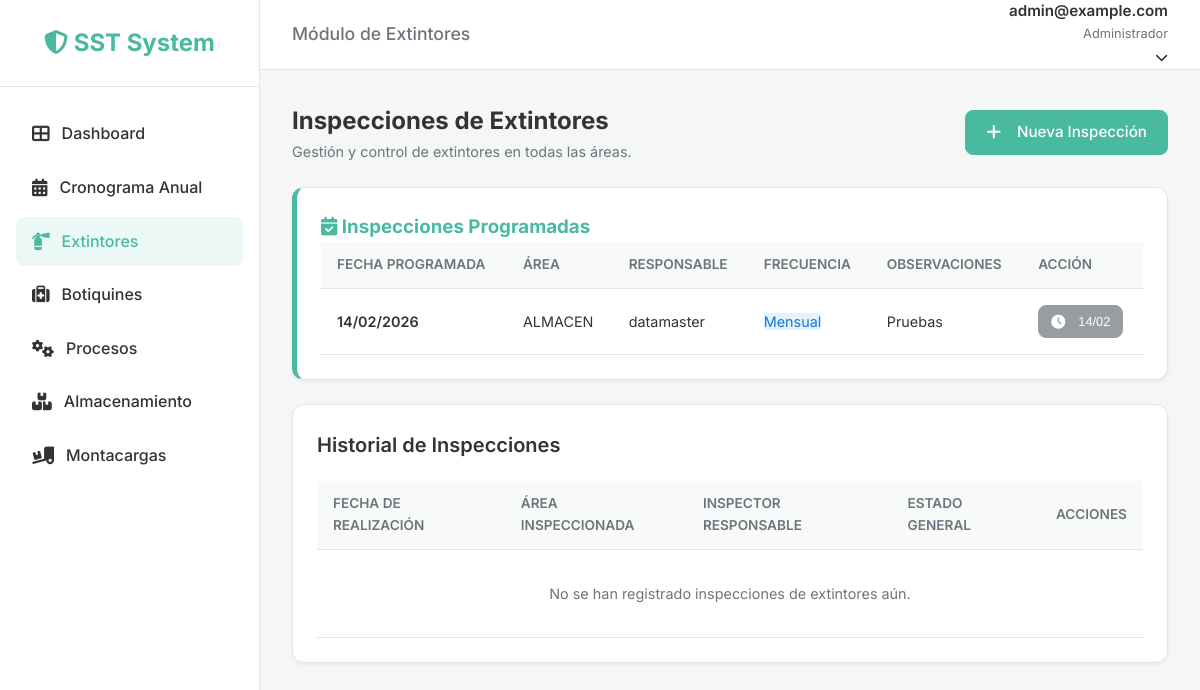
Before: /inspections/extinguishers/ (signed in) with the older database file.
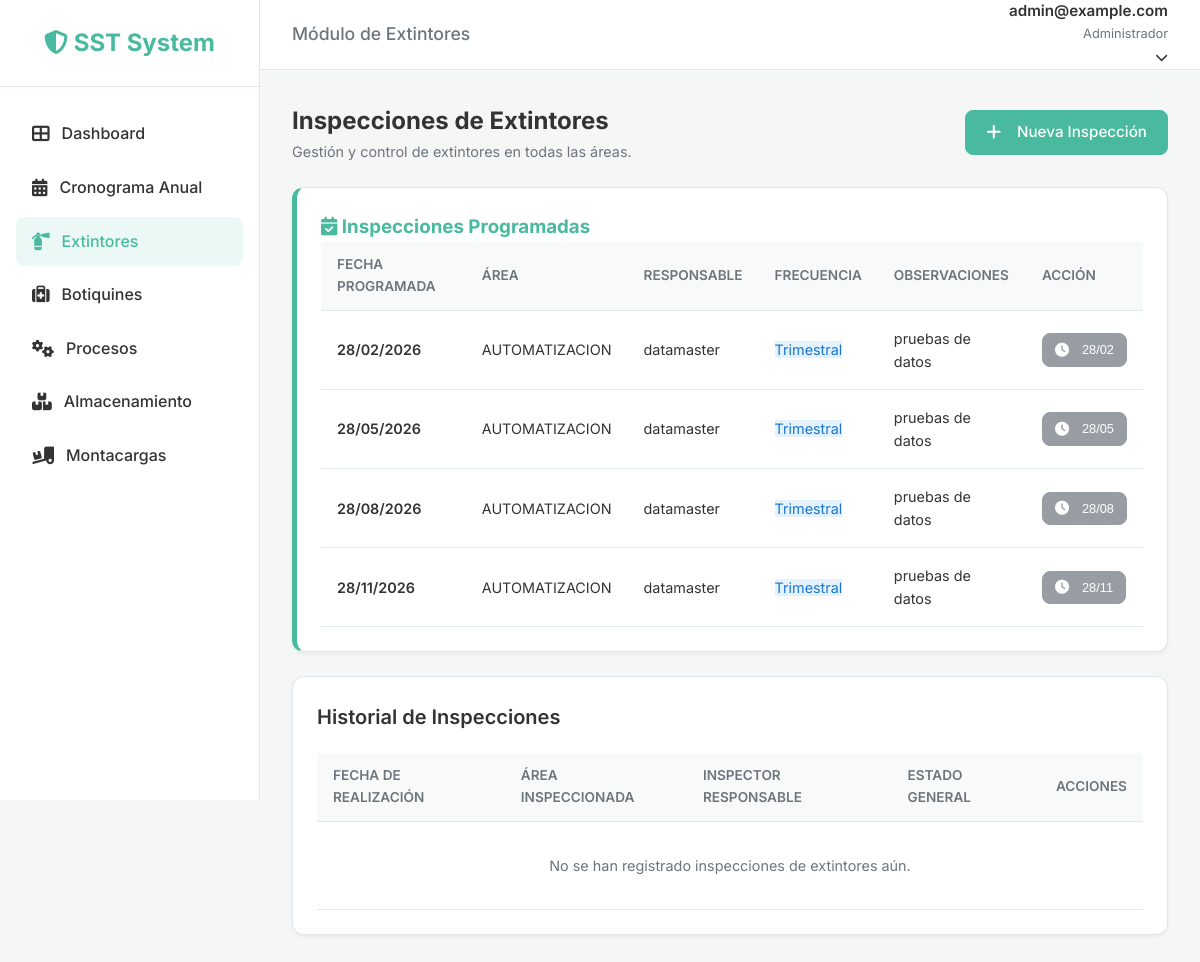
After: the same page with the newer database file.
### users/models.py (models this page shows, shortened)
class CustomUser(AbstractUser):
    email = models.EmailField(unique=True)
    document_number = models.CharField(max_length=20, blank=True, null=True)
    role = models.ForeignKey('roles.Role', on_delete=models.SET_NULL, null=True, blank=True,
                             related_name='users', verbose_name='Rol')
    updated_at = models.DateTimeField(auto_now=True)
    USERNAME_FIELD = 'email'
    REQUIRED_FIELDS = ['username', 'first_name', 'last_name']

### inspections/models.py (models this page shows, shortened)
class InspectionSchedule(models.Model):
    FREQUENCY_CHOICES = [
        ('Mensual', 'Mensual'),
        ('Bimestral', 'Bimestral'),
        ('Trimestral', 'Trimestral'),
        ('Cuatrimestral', 'Cuatrimestral'),
        ('Semestral', 'Semestral'),
        ('Anual', 'Anual'),
    ]
    STATUS_CHOICES = [
        ('Programada', 'Programada'),
        ('Realizada', 'Realizada'),
        ('Pendiente', 'Pendiente'),
    ]
    year = models.IntegerField(verbose_name="Año de Programación")
    area = models.ForeignKey(
        'Area',
        on_delete=models.PROTECT,
        verbose_name="Área a Inspeccionar",
        help_text="Seleccione el área donde se realizará la inspección"
    )
    inspection_type = models.CharField(max_length=200, verbose_name="Tipo de Inspección")
    frequency = models.CharField(max_length=20, choices=FREQUENCY_CHOICES, verbose_name="Frecuencia")
    scheduled_date = models.DateField(verbose_name="Fecha Programada")
    responsible = models.ForeignKey(
        settings.AUTH_USER_MODEL,
        on_delete=models.CASCADE,
        related_name='scheduled_inspections',
        verbose_name="Responsable"
    )
    status = models.CharField(
        max_length=20,
        choices=STATUS_CHOICES,
        default='Programada',
        verbose_name="Estado"
    )
    observations = models.TextField(blank=True, null=True, verbose_name="Observaciones")
    created_at = models.DateTimeField(auto_now_add=True)
    updated_at = models.DateTimeField(auto_now=True)
    class Meta:
        verbose_name = "Cronograma de Inspección"
        verbose_name_plural = "Cronogramas de Inspección"
        ordering = ['scheduled_date']

class Area(models.Model):
    class Meta:
        verbose_name = "Cronograma de Inspección"
        verbose_name_plural = "Cronogramas de Inspección"
        ordering = ['scheduled_date']
    """
    Standardized areas for the organization.
    Used across all inspection modules to ensure consistency.
    """
    name = models.CharField(max_length=200, unique=True, verbose_name="Nombre del Área")
    is_active = models.BooleanField(default=True, verbose_name="Activa")
    created_at = models.DateTimeField(auto_now_add=True)
    updated_at = models.DateTimeField(auto_now=True)
    class Meta:
        verbose_name = "Área"
        verbose_name_plural = "Áreas"
        ordering = ['name']
    def __str__(self):
        return self.name

### inspections/views.py (the view)
# urls.py: path('extinguishers/', ExtinguisherListView.as_view(), name='extinguisher_list'),
class ExtinguisherListView(LoginRequiredMixin, ScheduledInspectionsMixin, ListView):
    model = ExtinguisherInspection
    template_name = 'inspections/extinguisher_list.html'
    context_object_name = 'inspections'
    inspection_module_type = 'extinguisher'  # For ScheduledInspectionsMixin
    def get_queryset(self):
        qs = super().get_queryset()
        from django.utils import timezone
        current_year = timezone.now().year
        return qs.filter(inspection_date__year=current_year)
    def get_context_data(self, **kwargs):
        context = super().get_context_data(**kwargs)
        from django.utils import timezone
        current_year = timezone.now().year
        if 'scheduled_inspections' in context:
            context['scheduled_inspections'] = context['scheduled_inspections'].filter(scheduled_date__year=current_year)
        return context

### templates/inspections/extinguisher_list.html (shortened to what this page needs)
{% extends 'base.html' %}
{% block header_title %}Módulo de Extintores{% endblock %}
{% block content %}
<div class="dashboard-header">
    <div>
        <h1 style="font-size: 1.5rem; font-weight: 700;">Inspecciones de Extintores</h1>
        <p style="color: var(--text-light); font-size: 0.9rem;">Gestión y control de extintores en todas las áreas.</p>
    </div>
    <a href="{% url 'extinguisher_create' %}" class="btn btn-primary">
        <i class="fas fa-plus" style="margin-right: 8px;"></i> Nueva Inspección
    </a>
</div>
{% if scheduled_inspections %}
<div class="card" style="border-left: 5px solid #49BAA0;">
    <h3 class="inspection-section-title" style="color: #49BAA0; border-color: #49BAA0;"><i
            class="fas fa-calendar-check"></i>
        Inspecciones Programadas</h3>
    <div class="table-wrapper">
        <table>
            <thead>
                <tr>
                    <th>Fecha Programada</th>
                    <th>Área</th>
                    <th>Responsable</th>
                    <th>Frecuencia</th>
                    <th>Observaciones</th>
                    <th>Acción</th>
                </tr>
            </thead>
            <tbody>
                {% for item in scheduled_inspections %}
                <tr>
                    <td style="font-weight: 600;">{{ item.scheduled_date|date:"d/m/Y" }}</td>
                    <td>{{ item.area }}</td>
                    <td>{{ item.responsible.get_full_name|default:item.responsible.username }}</td>
                    <td><span class="badge" style="background: #e3f2fd; color: #1976d2;">{{ item.frequency }}</span>
                    </td>
                    <td>{{ item.observations|truncatewords:8|default:"—" }}</td>
                    <td>
                        {% if item.is_executable %}
                        <a href="{% url 'extinguisher_create' %}?schedule_item={{ item.pk }}" class="btn btn-primary"
                            style="padding: 6px 12px; font-size: 0.8rem;">
                            <i class="fas fa-play" style="margin-right: 5px;"></i> Ejecutar
                        </a>
                        {% else %}
                        <button class="btn btn-secondary disabled"
                            style="padding: 6px 12px; font-size: 0.8rem; cursor: not-allowed; opacity: 0.7;" disabled
                            title="Disponible el {{ item.scheduled_date|date:'d/m/Y' }}">
                            <i class="fas fa-clock" style="margin-right: 5px;"></i> {{ item.scheduled_date|date:"d/m" }}
                        </button>
                        {% endif %}
                    </td>
                </tr>
                {% endfor %}
            </tbody>
        </table>
    </div>
</div>
{% endif %}
<div class="card">
    <div class="card-header">
        <h3 class="card-title">Historial de Inspecciones</h3>
    </div>
    <div class="table-wrapper">
        <table>
            <thead>
                <tr>
                    <th>Fecha de Realización</th>
                    <th>Área Inspeccionada</th>
                    <th>Inspector Responsable</th>
                    <th>Estado General</th>
                    <th>Acciones</th>
                </tr>
            </thead>
            <tbody>
                {% for inspection in inspections %}
                <tr>
                    <td style="font-weight: 600;">{{ inspection.inspection_date|date:"d/m/Y" }}</td>
                    <td>{{ inspection.area }}</td>
                    <td>{{ inspection.inspector }}</td>
                    <td>
                        <span
                            class="compliance-badge {% if inspection.general_status == 'Cumple' %}badge-success{% else %}badge-warning{% endif %}"
                            style="font-size: 0.75rem;">
                            {{ inspection.general_status }}
                        </span>
                    </td>
                    <td>
                        <div style="display: flex; gap: 8px;">
                            <a href="{% url 'extinguisher_detail' inspection.pk %}" class="btn btn-sm"
                                style="background: #6c757d; color: white; padding: 6px 12px;" title="Ver Detalle"><i
                                    class="fas fa-eye"></i></a>
                            <a href="{% url 'extinguisher_edit' inspection.pk %}" class="btn btn-sm"
                                style="background: #49BAA0; color: white; padding: 6px 12px;" title="Editar"><i
                                    class="fas fa-edit"></i></a>
                        </div>
                    </td>
                </tr>
                {% empty %}
                <tr>
                    <td colspan="5" style="text-align: center; padding: 32px; color: var(--text-light);">No se han
                        registrado inspecciones de extintores aún.</td>
                </tr>
                {% endfor %}
            </tbody>
        </table>
    </div>
</div>
{% endblock %}

### templates/base.html (shortened to what this page needs)
{% load static %}
<!DOCTYPE html>
<html lang="es">
<head>
    <link rel="stylesheet" href="https://cdnjs.cloudflare.com/ajax/libs/font-awesome/6.4.0/css/all.min.css">
    <link rel="stylesheet" href="https://cdnjs.cloudflare.com/ajax/libs/toastr.js/latest/toastr.min.css">
    <link rel="stylesheet" href="{% static 'css/style.css' %}">
</head>
<body>
    {% if user.is_authenticated %}
    <div class="app-wrapper">
        <aside class="sidebar">
            <div class="sidebar-header">
                <a href="{% url 'dashboard' %}" class="logo">
                    <i class="fas fa-shield-alt"></i> <span class="logo-text">SST System</span>
                </a>
            </div>
            <ul class="sidebar-menu">
                <li>
                    <a href="{% url 'dashboard' %}"
                        class="{% if request.resolver_match.url_name == 'dashboard' %}active{% endif %}">
                        <i class="fas fa-th-large"></i> <span>Dashboard</span>
                    </a>
                </li>
                <li>
                    <a href="{% url 'inspection_list' %}"
                        class="{% if request.resolver_match.url_name == 'inspection_list' %}active{% endif %}">
                        <i class="fas fa-calendar-alt"></i> <span>Cronograma Anual</span>
                    </a>
                </li>
                <li>
                    <a href="{% url 'extinguisher_list' %}"
                        class="{% if 'extinguisher' in request.path %}active{% endif %}">
                        <i class="fas fa-fire-extinguisher"></i> <span>Extintores</span>
                    </a>
                </li>
                <li>
                    <a href="{% url 'first_aid_list' %}" class="{% if 'first-aid' in request.path %}active{% endif %}">
                        <i class="fas fa-medkit"></i> <span>Botiquines</span>
                    </a>
                </li>
                <li>
                    <a href="{% url 'process_list' %}" class="{% if 'process' in request.path %}active{% endif %}">
                        <i class="fas fa-cogs"></i> <span>Procesos</span>
                    </a>
                </li>
                <li>
                    <a href="{% url 'storage_list' %}" class="{% if 'storage' in request.path %}active{% endif %}">
                        <i class="fas fa-boxes"></i> <span>Almacenamiento</span>
                    </a>
                </li>
                <li>
                    <a href="{% url 'forklift_list' %}" class="{% if 'forklift' in request.path %}active{% endif %}">
                        <i class="fas fa-truck-loading"></i> <span>Montacargas</span>
                    </a>
                </li>
            </ul>
        </aside>
        <div style="flex: 1; display: flex; flex-direction: column;">
            <header class="topbar">
                <div class="page-title">
                    <h2 style="font-size: 1.1rem; color: var(--text-light); font-weight: 500;">
                        {% block header_title %}Panel de Control{% endblock %}
                    </h2>
                </div>
                <div class="user-profile" style="position: relative;">
                    <div class="user-info" style="cursor: pointer;" onclick="toggleUserDropdown()">
                        <span class="user-name">{{ user.get_full_name|default:user.email }}</span>
                        <span class="user-role">{% if user.is_staff %}Administrador{% else %}Inspector{% endif %}</span>
                        <i class="fas fa-chevron-down"
                            style="margin-left: 8px; font-size: 0.8rem; transition: transform 0.3s;"></i>
                    </div>
                </div>
            </header>
            <main class="main-content">
                <div class="content-container">
                    {% block content %}{% endblock %}
                </div>
            </main>
        </div>
    </div>
    {% endif %}
</body>
</html>

Changed rows visible on the page:
removed InspectionSchedule: scheduled_date "14/02/2026", area "ALMACEN", responsible.get_full_name "datamaster", frequency "Mensual", observations "Pruebas", scheduled_date "14/02"
added InspectionSchedule: scheduled_date "28/02/2026", area "AUTOMATIZACION", responsible.get_full_name "datamaster", frequency "Trimestral", observations "pruebas de datos", scheduled_date "28/02"
added InspectionSchedule: scheduled_date "28/05/2026", area "AUTOMATIZACION", responsible.get_full_name "datamaster", frequency "Trimestral", observations "pruebas de datos", scheduled_date "28/05"
added InspectionSchedule: scheduled_date "28/08/2026", area "AUTOMATIZACION", responsible.get_full_name "datamaster", frequency "Trimestral", observations "pruebas de datos", scheduled_date "28/08"
added InspectionSchedule: scheduled_date "28/11/2026", area "AUTOMATIZACION", responsible.get_full_name "datamaster", frequency "Trimestral", observations "pruebas de datos", scheduled_date "28/11"
